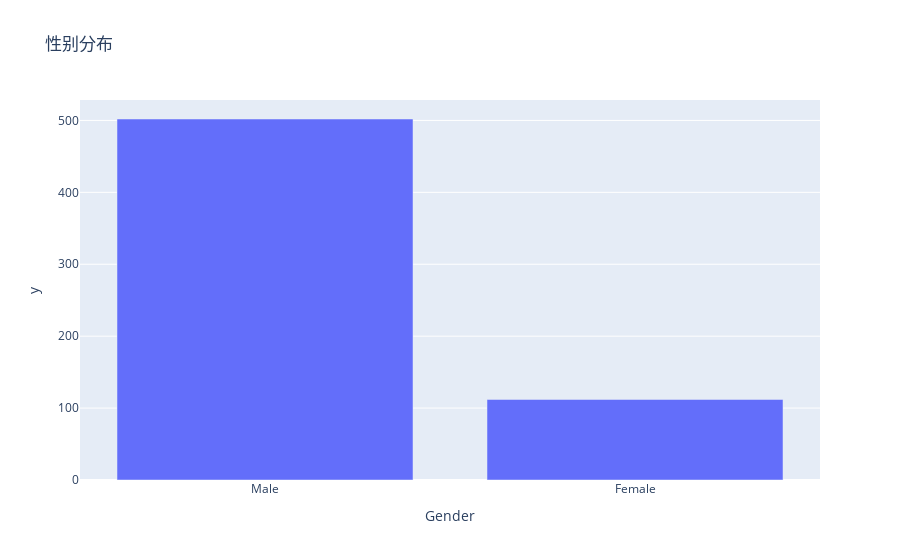

Source (notebook cell):
### Markdown cell above
现在我们来看看性别列的分布情况：

### Code cell
import plotly.express as px
gender_count = df['Gender'].value_counts()
print(gender_count)
fig_gender = px.bar(gender_count,
                    x=gender_count.index,
                    y=gender_count.values,
                    title='性别分布')
fig_gender.show()

### Figure 1 — Plotly figure (JSON) as saved in the notebook; plotly's stock layout.template omitted (floating-point values rounded to 4 significant figures)
{"data": [{"hovertemplate": "Gender=%{x}<br>y=%{y}<extra></extra>", "legendgroup": "", "marker": {"color": "#636efa", "pattern": {"shape": ""}}, "name": "", "orientation": "v", "showlegend": false, "textposition": "auto", "type": "bar", "x": ["Male", "Female"], "xaxis": "x", "y": [502, 112], "yaxis": "y"}], "layout": {"barmode": "relative", "legend": {"tracegroupgap": 0}, "title": {"text": "性别分布"}, "xaxis": {"anchor": "y", "domain": [0, 1], "title": {"text": "Gender"}}, "yaxis": {"anchor": "x", "domain": [0, 1], "title": {"text": "y"}}}}
